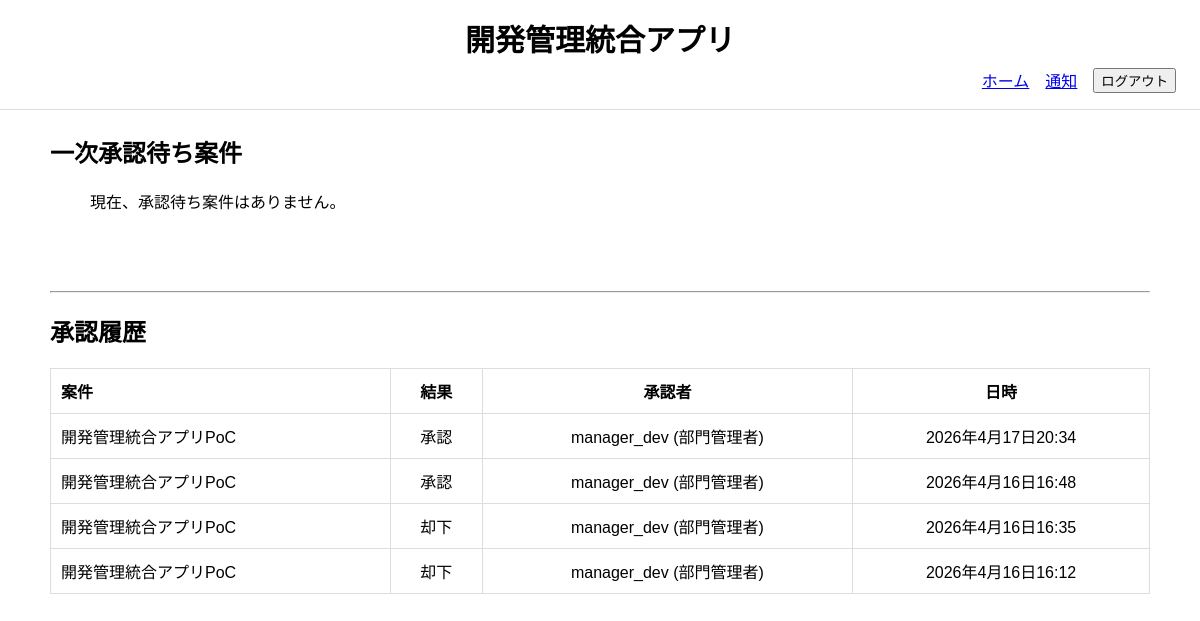
Before: /department/approvals/ (signed in) with the older database file.
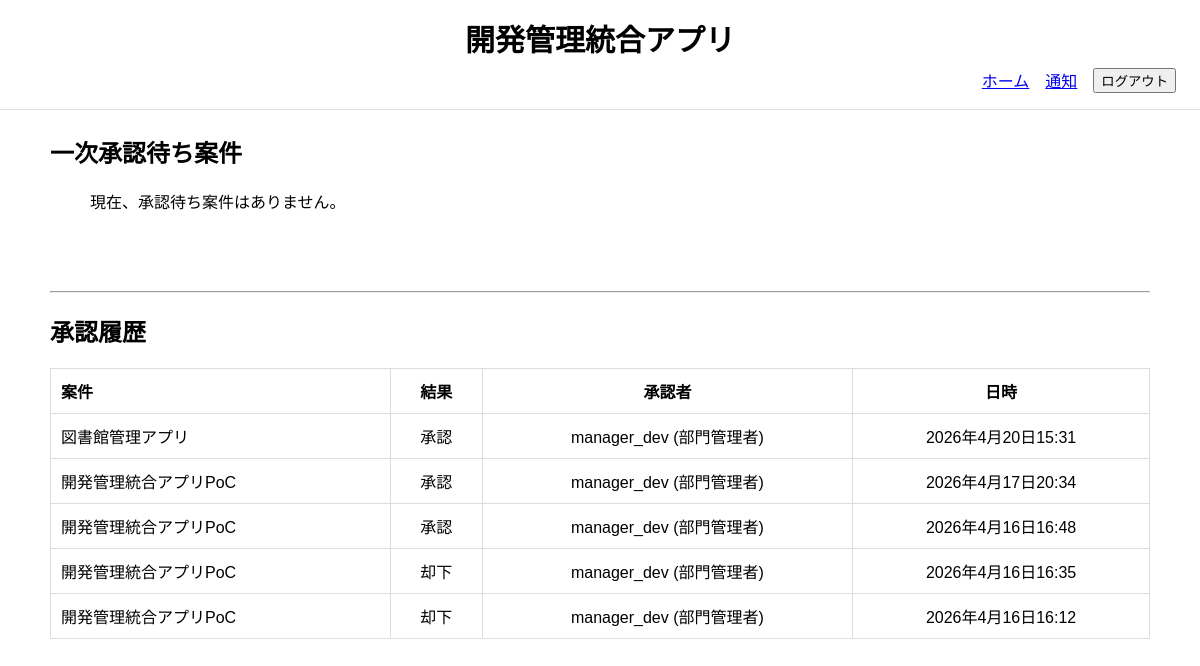
After: the same page with the newer database file.
### project_management_app/models.py (models this page shows, shortened)
class Approval(models.Model):
    class Examination(models.TextChoices):
        APPROVED = "approved", "承認"
        REJECTED = "rejected", "却下"
    class ApprovalLevel(models.TextChoices):
        DEPARTMENT = "department", "部門承認"
        HQ = "hq", "本部承認"
    project = models.ForeignKey(
        Project,
        verbose_name="案件",
        on_delete=models.CASCADE,
        related_name="approvals",
    )
    approver = models.ForeignKey(
        CustomUser,
        verbose_name="承認者",
        on_delete=models.PROTECT,
        related_name="approvals",
    )
    level = models.CharField(
        "承認段階",
        max_length=20,
        choices=ApprovalLevel.choices,
    )
    examination = models.CharField(
        "審査",
        max_length=20,
        choices=Examination.choices,
    )
    comment = models.TextField("コメント", null=True, blank=True)
    examined_at = models.DateTimeField("審査日時", default=timezone.now)
    class Meta:
        verbose_name = "承認履歴"
        verbose_name_plural = "承認履歴"
        ordering = ["-examined_at"]

class Project(models.Model):
    class Status(models.TextChoices):
        DRAFT = "draft", "下書き"
        PENDING_MANAGER = "pending_manager", "部門承認待ち"
        PENDING_HQ = "pending_hq", "本部承認待ち"
        APPROVED = "approved", "承認済"
        IN_PROGRESS = "in_progress", "進行中"
        COMPLETED = "completed", "完了"
        REJECTED = "rejected", "却下"
    name = models.CharField("案件名", max_length=200)
    description = models.TextField("目的・概要")
    applicant = models.ForeignKey(
        CustomUser,
        verbose_name="案件担当者",
        on_delete=models.SET_NULL,
        null=True,
        blank=True,
        related_name="applied_projects"
    )
    department = models.ForeignKey(
        Department,
        verbose_name="担当部門",
        on_delete=models.PROTECT,
        related_name="projects",
    )
    estimated_budget = models.DecimalField(
        "予算額", max_digits=12, decimal_places=0
        )
    progress_rate = models.PositiveIntegerField(
        "全体進捗率",
        default=0,
        validators=[MinValueValidator(0), MaxValueValidator(100)]
    )
    status = models.CharField(
        "ステータス",
        max_length=30,
        choices=Status.choices,
        default=Status.DRAFT
    )
    submitted_at = models.DateField("申請日", null=True, blank=True)
    start_date = models.DateField("開始日", null=True, blank=True)
    due_date = models.DateField("期限", null=True, blank=True)
    approved_at = models.DateField("最終承認日", null=True, blank=True)
    completed_at = models.DateField("完了日", null=True, blank=True)
    created_at = models.DateTimeField("作成日時", auto_now_add=True)
    updated_at = models.DateTimeField("更新日時", auto_now=True)
    class Meta:
        verbose_name = "案件"
        verbose_name_plural = "案件"
        ordering = ["-created_at"]

class CustomUser(AbstractUser):
    class Role(models.TextChoices):
        MEMBER = "member", "タスク担当者"
        APPLICANT = "applicant", "申請者"
        MANAGER = "manager", "部門管理者"
        HQ = "hq", "本部管理者"
    department = models.ForeignKey(
        Department,
        verbose_name="所属部門",
        on_delete=models.PROTECT,
        related_name="users",
        null=True,
        blank=True
    )
    role = models.CharField(
        "ロール",
        max_length=30,
        choices=Role.choices,
        default=Role.APPLICANT
    )
    class Meta:
        verbose_name = "ユーザー"
        verbose_name_plural = "ユーザー"
    def __str__(self):
        return f"{self.username} ({self.get_role_display()})"

### project_management_app/views.py (the view)
# urls.py: path("department/approvals/", DepartmentApprovalListView.as_view(), name="department_approval_list"),
class DepartmentApprovalListView(LoginRequiredMixin, ListView):
    model = Project
    template_name = "project_management_app/department_approval_list.html"
    def get_context_data(self, **kwargs):
        context = super().get_context_data(**kwargs)
        department = self.request.user.department
        context["pending_projects"] = Project.objects.filter(
            department=department,
            status=Project.Status.PENDING_MANAGER
        ).select_related(
            "applicant", "department"
        ).order_by("-created_at")
        context["approval_histories"] = Approval.objects.filter(
            project__department=department,
            level=Approval.ApprovalLevel.DEPARTMENT
        ).select_related(
            "project", "approver"
        ).order_by("-examined_at")[:20]  # 最新20件
        return context

### project_management_app/context_processors.py (called while the page is built)
def notification_count(request):
    if request.user.is_authenticated:
        count = Notification.objects.filter(
            recipient=request.user,
            is_read=False
        ).count()
    else:
        count = 0
    return {
        "unread_notification_count": count
    }

def pending_approval_count(request):
    if request.user.is_authenticated:
        if request.user.role == "manager":
            count = Project.objects.filter(
                department=request.user.department,
                status=Project.Status.PENDING_MANAGER
            ).count()
        elif request.user.role == "hq":
            count = Project.objects.filter(
                status=Project.Status.PENDING_HQ
            ).count()
        else:
            count = 0
    else:
        count = 0
    return {
        "pending_approval_count": count
    }

### project_management_app/templates/project_management_app/department_approval_list.html (shortened to what this page needs)
{% extends "project_management_app/base.html" %}
{% block content %}
<h2>一次承認待ち案件</h2>
<ul>
    {% for project in pending_projects %}
        <li>
            {{ project.name }}
            - {{ project.applicant.username }}
            <a href="{% url 'department_approval' project.pk %}">
                承認
            </a>
        </li>
    {% empty %}
        現在、承認待ち案件はありません。
    {% endfor %}
</ul>
<br><br><br>
<hr>
<h2>承認履歴</h2>
<table>
    <tr>
        <th>案件</th>
        <th>結果</th>
        <th>承認者</th>
        <th>日時</th>
    </tr>
    {% for a in approval_histories %}
    <tr>
        <td>{{ a.project.name }}</td>
        <td>
            {% if a.examination == a.Examination.APPROVED %}
                承認
            {% else %}
                却下
            {% endif %}
        </td>
        <td>{{ a.approver }}</td>
        <td>{{ a.examined_at }}</td>
    </tr>
    {% endfor %}
</table>
{% endblock %}

Changed rows visible on the page:
added Approval: project.name "図書館管理アプリ", examination "承認", approver "manager_dev (部門管理者)", examined_at "2026年4月20日15:31"
